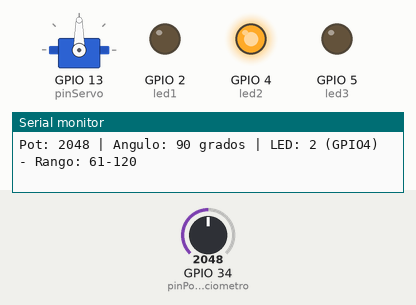
Simulated run of this sketch. Board: ESP32. Parts: servo, output pins drawn as LEDs (lit = HIGH), the last lines printed to the serial monitor. The inputs (shaded band) are chosen by the test bench; at power-on: GPIO 34 (pinPotenciometro) = 2048.

Above: at 1.2 s.
1.3 s: GPIO 34 (pinPotenciometro) set to 2866
At 1.7 s:
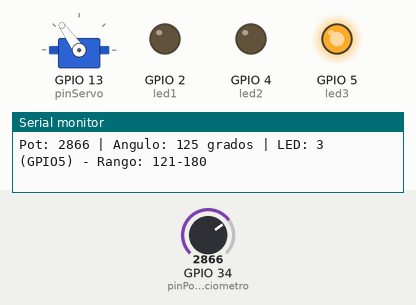
2.8 s: GPIO 34 (pinPotenciometro) set to 3603
At 3.5 s:
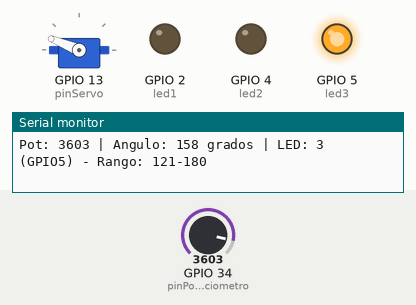
4.3 s: GPIO 34 (pinPotenciometro) set to 4095
At 5.5 s:
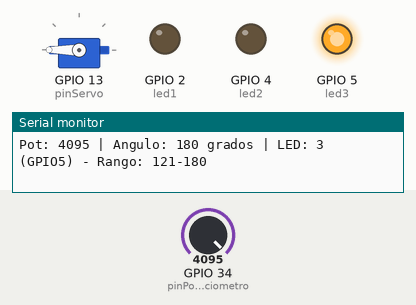
5.8 s: GPIO 34 (pinPotenciometro) set to 1228
At 6.3 s:
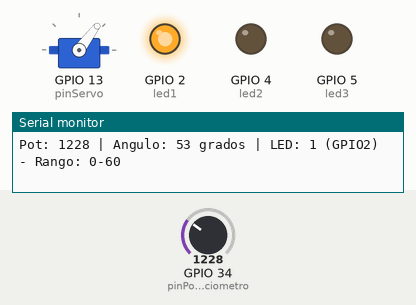
7.3 s: GPIO 34 (pinPotenciometro) set to 491
At 8.0 s:
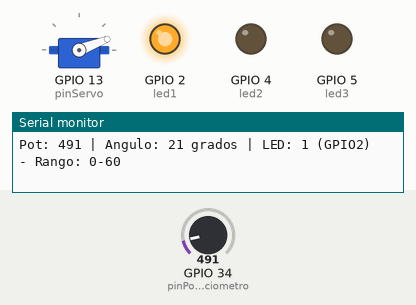
8.8 s: GPIO 34 (pinPotenciometro) set to 140
At 10.3 s:
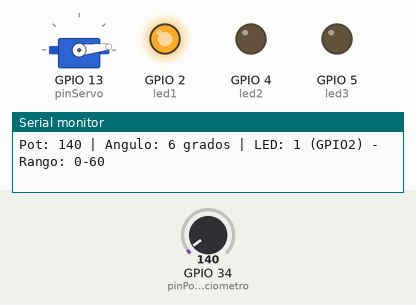
Timing chart, 0 to 11.3 s (numbered marks = the images above; inputs shaded):
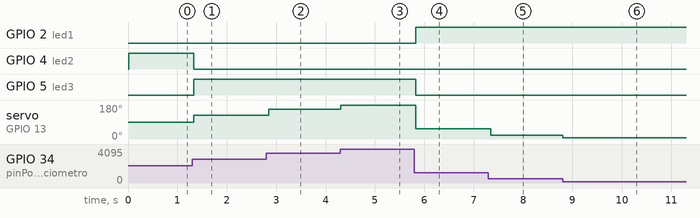

Measured:
- after the input at 1.3 s, GPIO 4 (led2): HIGH → LOW at once; GPIO 5 (led3): LOW → HIGH at once; servo on GPIO 13 (pinServo): 90° → 125° at once
- after the input at 2.8 s, servo on GPIO 13 (pinServo): 125° → 158° after 0.05 s
- after the input at 4.3 s, servo on GPIO 13 (pinServo): 158° → 180° at once
- after the input at 5.8 s, GPIO 2 (led1): LOW → HIGH at once; GPIO 5 (led3): HIGH → LOW at once; servo on GPIO 13 (pinServo): 180° → 53° at once
- after the input at 7.3 s, servo on GPIO 13 (pinServo): 53° → 21° at once
- after the input at 8.8 s, servo on GPIO 13 (pinServo): 21° → 6° at once

The sketch:

GarraESP32.ino
```cpp
#include <ESP32Servo.h>

const int pinPotenciometro = 34;
const int pinServo = 13;
const int led1 = 2; // LED para 0-60 grados
const int led2 = 4; // LED para 61-120 grados
const int led3 = 5; // LED para 121-180 grados

Servo miServo;

void setup()
{
  Serial.begin(115200);
  miServo.attach(pinServo);

  // Configurar pines de LEDs como salidas
  pinMode(led1, OUTPUT);
  pinMode(led2, OUTPUT);
  pinMode(led3, OUTPUT);

  // Asegurar que todos los LEDs empiecen apagados
  digitalWrite(led1, LOW);
  digitalWrite(led2, LOW);
  digitalWrite(led3, LOW);

  Serial.println("Control Servo con Potenciometro - ESP32");
  Serial.println("Conexiones:");
  Serial.println("   Potenciometro: 3.3V, GPIO34, GND");
  Serial.println("   Servo: 3.3V, GPIO13, GND");
  Serial.println("   LED1 (0-60): GPIO2");
  Serial.println("   LED2 (61-120): GPIO4");
  Serial.println("   LED3 (121-180): GPIO5");
}

void loop()
{
  int valorPot = analogRead(pinPotenciometro);
  int angulo = map(valorPot, 0, 4095, 0, 180);

  // Mover servo
  miServo.write(angulo);

  // Apagar todos los LEDs primero
  digitalWrite(led1, LOW);
  digitalWrite(led2, LOW);
  digitalWrite(led3, LOW);

  // Encender solo el LED correspondiente al rango
  if (angulo >= 0 && angulo <= 60)
  {
    digitalWrite(led1, HIGH); // Encender LED1 (GPIO2) para 0-60
  }
  else if (angulo >= 61 && angulo <= 120)
  {
    digitalWrite(led2, HIGH); // Encender LED2 (GPIO4) para 61-120
  }
  else if (angulo >= 121 && angulo <= 180)
  {
    digitalWrite(led3, HIGH); // Encender LED3 (GPIO5) para 121-180
  }

  // Mostrar información
  Serial.print("Pot: ");
  Serial.print(valorPot);
  Serial.print(" | Angulo: ");
  Serial.print(angulo);
  Serial.print(" grados | LED: ");

  if (angulo <= 60)
  {
    Serial.println("1 (GPIO2) - Rango: 0-60");
  }
  else if (angulo <= 120)
  {
    Serial.println("2 (GPIO4) - Rango: 61-120");
  }
  else
  {
    Serial.println("3 (GPIO5) - Rango: 121-180");
  }

  delay(50);
}
```
